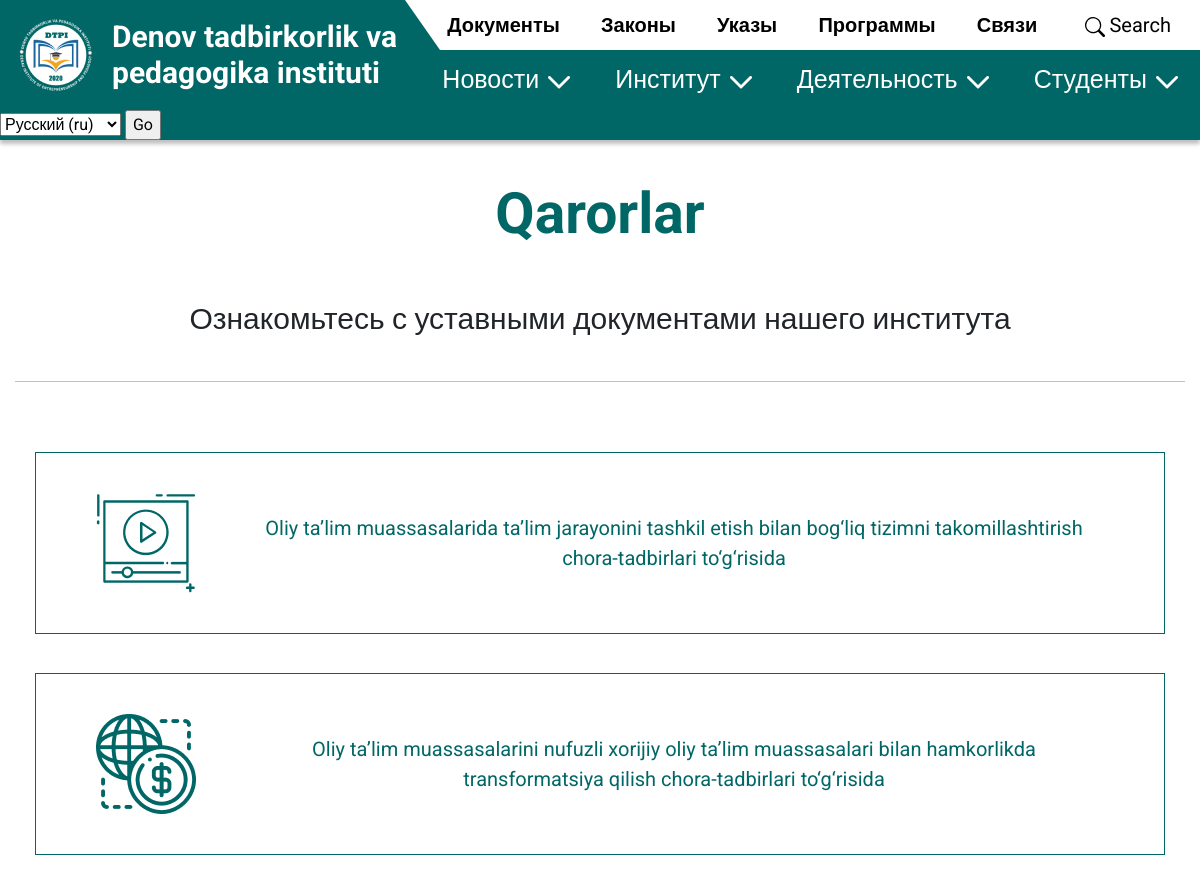
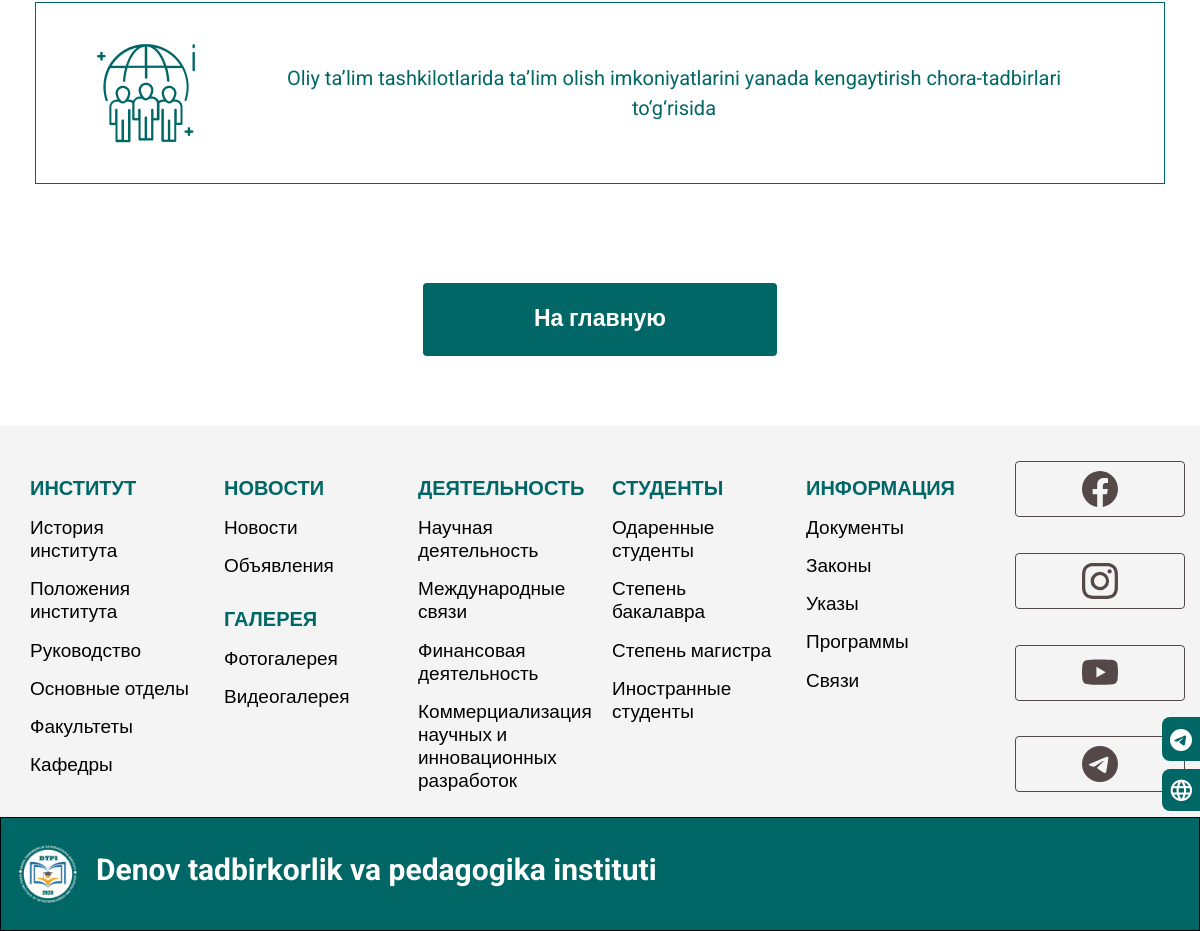
Screenshot of /ru/decree/ with the database file from the repository (2 pictures, top to bottom).
### main/models.py (models this page shows)
class Decree(models.Model):
    title = models.CharField(max_length=255, verbose_name="Заголовок")
    icon = models.ImageField(upload_to='pages/', verbose_name="иконка")
    file = models.FileField(upload_to='files/', verbose_name="файл")
    class Meta:
        verbose_name = 'решениу'
        verbose_name_plural = 'Решения'

### main/views.py (the view)
# urls.py: path('decree/', decree, name='decree'),
def decree(request):
    content = Decree.objects.all()
    return render(request, 'decree.html', {'content': content})

### templates/decree.html (shortened to what this page needs)
{% extends 'base.html' %} {% load static %}
{% block content %}
    <section class="section-decree" id="top">
        <section class="section-sections">
            <div class="container-xl">
                <h2 class="text-center title">Qarorlar</h2>
                <div class="descr">
                    Ознакомьтесь с уставными документами нашего института
                </div>
                <div class="content">
                    <nav>
                        <div class="nav nav-tabs sections " id="nav-tab" role="tablist">
                            {% for c in content %}
                                <a class="nav-link " target="_blank" href="{{ c.file.url }}">
                                    <div class="box d-flex align-items-center">
                                        <img src="{{ c.icon.url }}" class="img-fluid pr-5" alt="">
                                        <div class="title ">
                                            {{ c.title }}
                                        </div>
                                    </div>
                                </a>
                            {% endfor %}
                        </div>
                    </nav>
                    <div class="text-center">
                        <a href="{% url 'home' %}" class="btn">На главную</a>
                    </div>
                </div>
            </div>
        </section>
    </section>
{% endblock %}

### main/static/css/base.css (style rules this page uses)
body { font-family: 'Roboto', sans-serif; overflow-x: hidden; min-height: 100vh; display: -webkit-box; display: -ms-flexbox; display: flex; -webkit-box-orient: vertical; -webkit-box-direction: normal; -ms-flex-direction: column; flex-direction: column; -webkit-box-pack: justify; -ms-flex-pack: justify; justify-content: space-between; }
html { scroll-behavior: smooth !important; overflow-x: hidden; }
h2, .h2 { font-size: 57px; font-weight: 700; }
.section-decree { padding-top: 110px; }
.section-decree .section-sections { padding-top: 70px; padding-bottom: 70px; -webkit-box-shadow: 0px 4px 4px rgba(0, 0, 0, 0.25); box-shadow: 0px 4px 4px rgba(0, 0, 0, 0.25); }
.section-decree .section-sections h2 { color: #006766; }
.section-decree .section-sections .descr { text-align: center; padding: 40px 0; font-size: 30px; border-bottom: 1px silver solid; }
.section-decree .section-sections .content .sections { border: 0; padding-top: 50px; padding-bottom: 70px; display: -webkit-box; display: -ms-flexbox; display: flex; -webkit-box-orient: vertical; -webkit-box-direction: normal; -ms-flex-direction: column; flex-direction: column; }
.section-decree .section-sections .content .sections .nav-link { padding: 20px; border: 0; -webkit-transition: all .7s ease 0s; transition: all .7s ease 0s; }
.section-decree .section-sections .content .sections .nav-link .box { padding: 40px 60px; position: relative; color: #006766; border: 1px solid #006766; width: 100%; }
.section-decree .section-sections .content .sections .nav-link .box .title { font-size: 20px; color: #006766; text-align: center; }
.section-decree .section-sections .btn { color: white; background: #006766; padding: 18px 110px; font-size: 23px; font-weight: 700; margin-top: 10px; text-decoration: none; }

### rows the page displays
Decree: icon (picture), title "Oliy ta’lim muassasalarida ta’lim jarayonini tashkil etish bilan bog‘liq tizimni takomillashtirish chora-tadbirlari to‘g‘risida"
Decree: icon (picture), title "Oliy ta’lim muassasalarini nufuzli xorijiy oliy ta’lim muassasalari bilan hamkorlikda transformatsiya qilish chora-tadbirlari to‘g‘risida"
Decree: icon (picture), title "Oliy ta’lim tashkilotlarida ta’lim olish imkoniyatlarini yanada kengaytirish chora-tadbirlari to‘g‘risida"

### other values shown
form field language "Русский (ru)"
